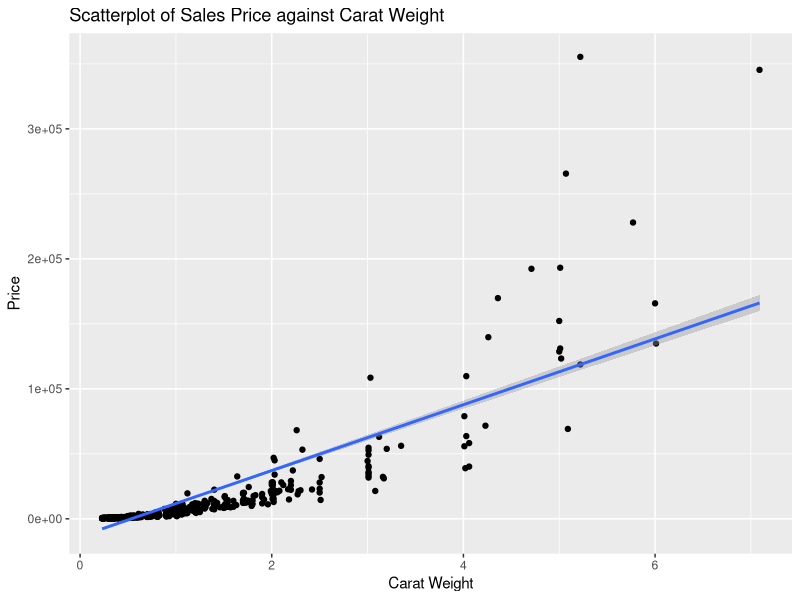
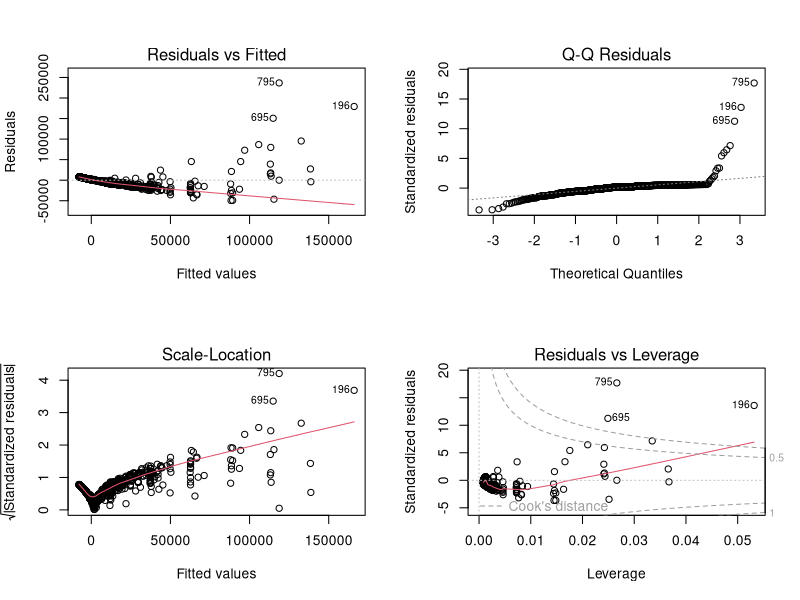

Source code (R) for these figures, in order: (Note: this script raises an error after producing the figures.)
## ---- chunk 1
knitr::opts_chunk$set(echo = TRUE)
## ---- chunk 2
library(tidyverse)
library(MASS)
data<-read.csv('diamonds4.csv')
## ---- chunk 3
slr<-lm(data$price~data$carat,data=data)
ggplot2::ggplot(data, aes(x=carat, y=price))+
  geom_point()+
  geom_smooth(method=lm)+
  labs(x="Carat Weight",y="Price",title="Scatterplot of Sales Price against Carat Weight")
par(mfrow = c(2, 2))
plot(slr)
## ---- chunk 4
MASS::boxcox(slr, lambda = seq(-.1, .4, 1/10))
## ---- chunk 5
ystar<-log(data$price)
data<-data.frame(data,ystar)
slr.trans1<-lm(ystar~carat,data=data)
ggplot2::ggplot(data, aes(x=carat, y=ystar))+
  geom_point()+
  geom_smooth(method=lm)+
  labs(x="Carat Weight",y="Price",title="Scatterplot of Sales Price against Carat Weight")
par(mfrow = c(2, 2))
plot(slr.trans1)
## ---- chunk 6
xstar<-log(data$carat)
data<-data.frame(data,xstar)
slr.trans2<-lm(ystar~xstar,data=data)
ggplot2::ggplot(data, aes(x=xstar, y=ystar))+
  geom_point()+
  geom_smooth(method=lm)+
  labs(x="Carat Weight",y="Price",title="Scatterplot of Sales Price against Carat Weight")
par(mfrow = c(2, 2))
plot(slr.trans2)
## ---- chunk 7
data<-data %>% 
  mutate(carat.group=cut(x=data$carat,breaks=c(quantile(data$carat,probs = seq(0, 1, by =0.25),include.lowest=TRUE))))
data$cut<-factor(data$cut,levels=c("Good","Very Good","Ideal","Astor Ideal"))

#data<-data %>% 
#  mutate(carat.group=cut(x=data$carat,breaks=c(0.2,.5,1,1.5,2,Inf)))
#data$cut<-factor(data$cut,levels=c("Good","Very Good","Ideal","Astor Ideal"))

ggplot(data,aes(x=carat))+
  geom_histogram()+
  xlim(0,2.5)

ggplot(data,aes(x=cut,y=price))+
  geom_violin()+
  ylim(0,7500)

ggplot(data,aes(x=cut,y=ystar))+
  geom_violin()+
  facet_wrap(~carat.group)

ggplot(data,aes(x=xstar,y=ystar,fill=cut))+
  geom_point(shape=21,alpha=.7)

## ---- chunk 8
data.sub<-data %>% 
  filter(carat<1.4)

data.sub<-data.sub %>% 
  mutate(carat.group=cut(x=data.sub$carat,breaks=c(0.2,.6,1,1.4)))
data.sub$cut<-factor(data.sub$cut,levels=c("Good","Very Good","Ideal","Astor Ideal"))

ggplot(data.sub,aes(x=cut,y=ystar))+
  geom_violin()+
  facet_wrap(~carat.group)

ggplot(data.sub,aes(x=carat,y=ystar,fill=cut))+
  geom_point(shape=23,alpha=.6)

ggplot(data.sub,aes(x=cut,y=ystar))+
  geom_jitter()+
  facet_wrap(~carat.group)

ggplot(data.sub,aes(x=cut,y=ystar))+
  geom_boxplot()+
  facet_wrap(~carat.group)

